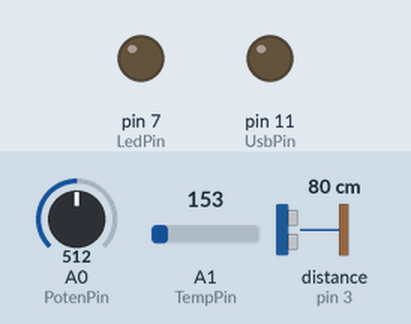
Bench run of a sketch on a simulated Arduino Uno, built with avr-gcc and run on an emulated ATmega328P. On the bench: output pins drawn as LEDs (lit = HIGH). Wiring (inferred from the names in the program): ultrasonic range finder: trigger pin 4; echo pin 3. Dashed ring = blinking. The inputs (shaded band) are chosen by the test bench; at power-on: A1 (TempPin) = 153, distance to the obstacle (sensor on pin 3) 80 cm, A0 (PotenPin) = 512. The echo pulse lasts 58.3 µs per cm; pins used as bus, display or sensor lines are not drawn; what the sketch prints to the serial monitor is not drawn.

Above: at 1.3 s.
1.4 s: A1 (TempPin) set to 170
At 2.07 s:
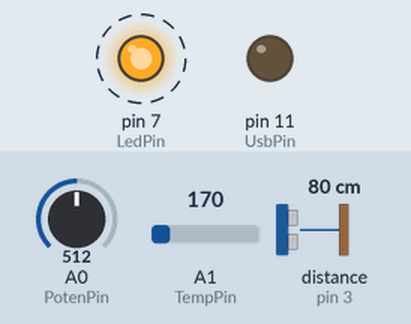
4.4 s: distance to the obstacle (sensor on pin 3) set to 59 cm
7.4 s: distance to the obstacle (sensor on pin 3) set to 52 cm
At 9.6 s:
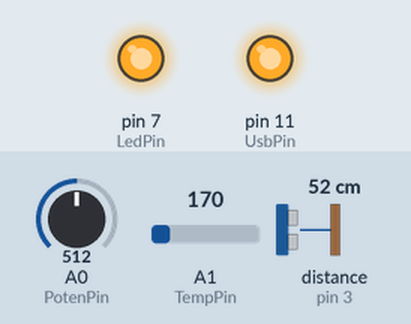
9.9 s: A0 (PotenPin) set to 483
12.9 s: A0 (PotenPin) set to 458
At 14.64 s:
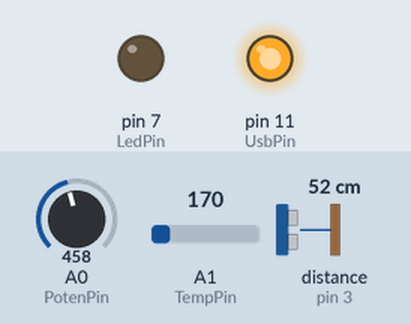
15.9 s: A0 (PotenPin) set to 511
At 16.15 s:
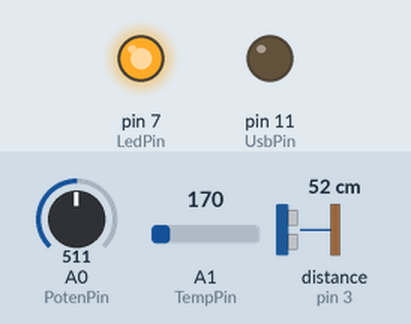
Timing chart, 0 to 18.9 s (numbered marks = the images above; inputs shaded):
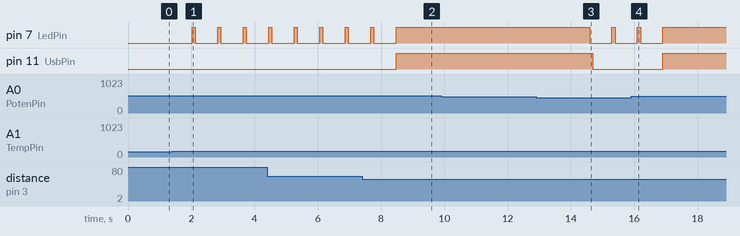

The sketch:

base_2.ino
```cpp
//base_2 선풍기 제작

void setup(){
  Serial.begin(9600);
  poten_setup();
  ultra_setup();
  temp_setup();
  run_setup();
}

void loop(){
  poten_loop();
  ultra_loop();
  temp_loop();
  run_loop();
}
```

01_poten.ino
```cpp
//poten : potentiometer 가변저항

#define PotenPin A0 // 가변저항

int Val = 0; //저항 세기 저장용

void poten_setup() {

}

void poten_loop() {
  int potenVal = analogRead(PotenPin);
  //Serial.println(potenVal);
  Val = map(potenVal,  0, 1023, 10, 100);
  Val = constrain(Val, 10, 100); //val 이 10~100 사이에 있도록 제한합니다.
  /*
  Serial.print("register:");
  Serial.print(potenVal);
  Serial.print(", Val:");
  Serial.println(Val);
  */

}
```

02_ultra.ino
```cpp
//ultra : 초음파 센서로 거리 측정

#define EchoPin 3 // Echo Port
#define TrigPin 4 // Trigger Port

int distance = 0; //거리 저장용

void ultra_setup() {

  pinMode(TrigPin, OUTPUT);
  pinMode(EchoPin, INPUT);
}

void ultra_loop() {

  distance = getDistance(TrigPin, EchoPin);
/*
  Serial.print(distance);
  Serial.print("cm, ");
  delay(300);
*/
}

int getDistance (int TrPin, int EcPin) {
  digitalWrite(TrPin, LOW);
  delayMicroseconds(2);
  digitalWrite(TrPin, HIGH);
  delayMicroseconds(10);
  digitalWrite(TrPin, LOW);
  unsigned long pulseTime = pulseIn(EcPin, HIGH);
  int distance =  (pulseTime / 2) / 29.1;
  return distance;
}
```

03_temp.ino
```cpp
//temp : 온도센서를 활용한 섭씨 표시
// 참고 : https://deneb21.tistory.com/541

#define TempPin A1 //Temperatura

float tempC; //섭씨 온도 표시용

void temp_setup() {

}

void temp_loop() {
  int readSensor = analogRead(TempPin);
  float volt = readSensor * 5.0; //센서 공급 전압이 5V 이면 5, 3.3V 이면 3.3
  volt /= 1024.0;
  tempC = (volt - 0.5) * 100;
  /*
  Serial.print("tempC : ");
  Serial.println(tempC);
  */
  delay(500);
}
```

04_run.ino
```cpp
//run : 실제 선풍기 돌리는 탭

#define LedPin 7
#define UsbPin 11

void run_setup() {
  pinMode(UsbPin, OUTPUT);
  pinMode(LedPin, OUTPUT);
}

void run_loop() {
  Serial.print("현재 온도 : ");
  Serial.println(tempC);
  Serial.print("거리 : ");
  Serial.println(distance);
  Serial.print("세기 : ");
  Serial.println(Val);
  if(tempC >= 30){
    if (distance < 15 || distance > Val) { //너무 가깝거나 너무 멀어지면
      digitalWrite(LedPin, HIGH);
      delay(100);
      digitalWrite(LedPin, LOW);
      delay(100);
    }
    if (distance >= 15 && distance <= Val) {
      digitalWrite(LedPin, HIGH);
      digitalWrite(UsbPin, 255);
      delay(1000);
    }
    else {
      digitalWrite(LedPin, LOW);
      digitalWrite(UsbPin, LOW);
      delay(100);
    }
  }

}
```

Measured:
- the behaviour switches between 163 and 164 on A1 (TempPin) (found by bisection; images 0 and 1)
- the behaviour switches between 57 and 56 cm on distance to the obstacle (sensor on pin 3) (found by bisection; images 1 and 2)
- the behaviour switches between 467 and 466 on A0 (PotenPin) (found by bisection; images 2 and 3)
- after the input at 1.4 s, pin 7 (LedPin): alternates HIGH for 0.10 s and LOW for 0.71 s, starting after 0.63 s
- after the input at 7.4 s, pin 7 (LedPin): goes on until 8.5 s, then stays HIGH; pin 11 (UsbPin): LOW → HIGH after 1.1 s
- after the input at 9.9 s, every drawn part: stays the same
- after the input at 12.9 s, pin 7 (LedPin): HIGH → LOW after 1.7 s, → HIGH 0.70 s later, → LOW 0.10 s later; pin 11 (UsbPin): HIGH → LOW after 1.8 s
- after the input at 15.9 s, pin 7 (LedPin): goes on until 16.9 s, then stays HIGH; pin 11 (UsbPin): LOW → HIGH after 1.0 s
